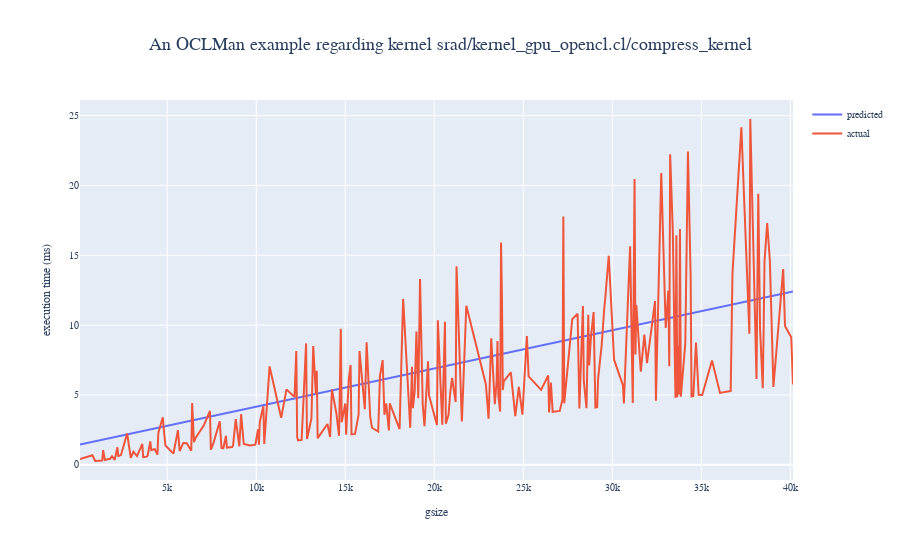

Source (notebook cell):
### Code cell
### THE NAMES ARE A MESS HERE, NEVERMIND ###

xy = sorted([(a, b) for a, b in zip(x_tests[IDX], time_preds)], key=lambda q : q[0])
XXX = np.array([a[0] for a in xy]).reshape(-1, 1)
YYY = np.array([a[1] for a in xy])

YYY_test = np.apply_along_axis(lambda r : r[-1:], 1, Y_tests[IDX])

xy = sorted([(a, b) for a, b in zip(x_tests[IDX], YYY_test)], key=lambda q : q[0])
YYY_test = np.array([a[1] for a in xy])

print('r2 score:', r2_score(YYY_test, YYY))

fig = go.Figure(data=[
    go.Scatter(name='predicted', x=XXX.reshape(-1), y=YYY.reshape(-1)),
    go.Scatter(name='actual', x=XXX.reshape(-1), y=YYY_test.reshape(-1))
])

fig.update_layout(
    title=dict(
        text=f'An OCLMan example regarding kernel {"/".join(kernels[IDX])}',
        font=dict(
            family='Courier New, monospace',
            size=18
        ),
        x=.5
    ),
    yaxis_title='execution time (ms)',
    xaxis_title='gsize',
    font=dict(
        family='Courier New, monospace',
        size=10
    )
)

fig.show()

### Figure 1 — Plotly figure (JSON) as saved in the notebook; plotly's stock layout.template omitted (floating-point values rounded to 4 significant figures; data arrays with more than 128 entries replaced by an {"elided": "..."} marker saying what was removed)
{"data": [{"name": "predicted", "type": "scatter", "x": {"elided": "241 int values"}, "y": {"elided": "241 float values"}}, {"name": "actual", "type": "scatter", "x": {"elided": "241 int values"}, "y": {"elided": "241 float values"}}], "layout": {"font": {"family": "Courier New, monospace", "size": 10}, "title": {"font": {"family": "Courier New, monospace", "size": 18}, "text": "An OCLMan example regarding kernel srad/kernel_gpu_opencl.cl/compress_kernel", "x": 0.5}, "xaxis": {"title": {"text": "gsize"}}, "yaxis": {"title": {"text": "execution time (ms)"}}}}
